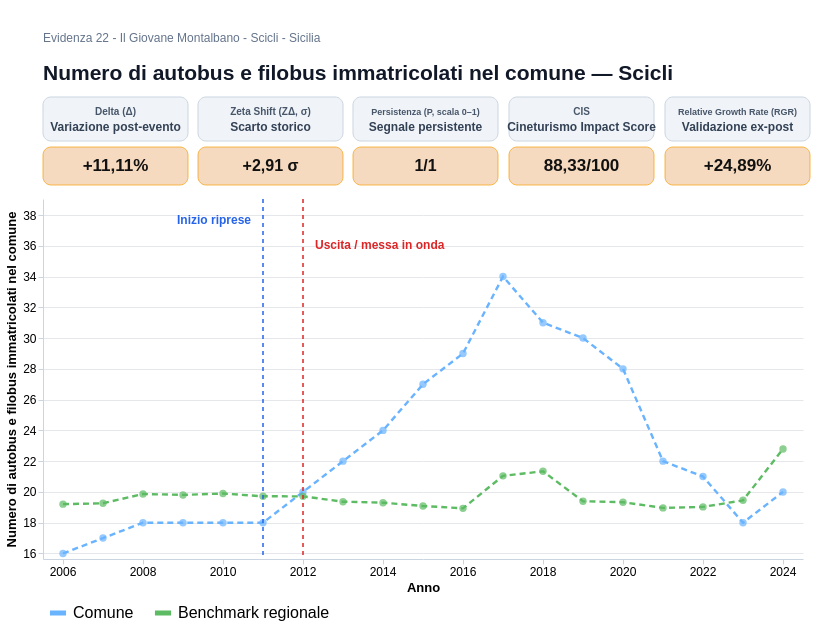

Specify this chart in Vega-Lite:
### Vega-Lite specification from a JSON file in a GitHub repository (floating-point values rounded to 4 significant figures)
{"$schema": "https://vega.github.io/schema/vega-lite/v5.json", "background": "white", "spacing": 12, "vconcat": [{"width": 760, "height": 58, "layer": [{"data": {"values": [{"x": 0, "y": 0, "text": "Numero di autobus e filobus immatricolati nel comune — Scicli"}]}, "mark": {"type": "text", "align": "left", "baseline": "top", "limit": 735, "fontSize": 21, "fontWeight": "bold", "color": "#111827"}, "encoding": {"x": {"field": "x", "type": "quantitative", "axis": null, "scale": {"domain": [0, 760]}}, "y": {"field": "y", "type": "quantitative", "axis": null, "scale": {"domain": [0, 58]}}, "text": {"field": "text"}}}, {"data": {"values": [{"x": 0, "y": 30, "text": "Evidenza 22 - Il Giovane Montalbano - Scicli - Sicilia"}]}, "mark": {"type": "text", "align": "left", "baseline": "top", "limit": 740, "fontSize": 12, "color": "#64748B"}, "encoding": {"x": {"field": "x", "type": "quantitative", "axis": null, "scale": {"domain": [0, 760]}}, "y": {"field": "y", "type": "quantitative", "axis": null, "scale": {"domain": [0, 58]}}, "text": {"field": "text"}}}]}, {"hconcat": [{"vconcat": [{"width": 145, "height": 44, "layer": [{"data": {"values": [{"tip": "Delta (Δ): variazione percentuale tra il valore comunale immediatamente precedente allo shock (T−1=2010) e la media osservata nel triennio di impatto T0→T+2 (2011→2013). Formula: (media post − T−1)/|T−1|."}]}, "mark": {"type": "rect", "cornerRadius": 8, "fill": "#F0F4F8", "stroke": "#CBD5E1", "strokeWidth": 1}, "encoding": {"x": {"value": 0}, "x2": {"value": 145}, "y": {"value": 0}, "y2": {"value": 44}, "tooltip": [{"field": "tip", "type": "nominal", "title": "Delta (Δ)"}]}}, {"data": {"values": [{"x": 72.5, "y": 14, "text": "Variazione post-evento"}]}, "mark": {"type": "text", "align": "center", "baseline": "middle", "fontSize": 12, "fontWeight": "bold", "color": "#334155"}, "encoding": {"x": {"field": "x", "type": "quantitative", "axis": null, "scale": {"domain": [0, 145]}}, "y": {"field": "y", "type": "quantitative", "axis": null, "scale": {"domain": [0, 44]}}, "text": {"field": "text"}}}, {"data": {"values": [{"x": 72.5, "y": 29, "text": "Delta (Δ)"}]}, "mark": {"type": "text", "align": "center", "baseline": "middle", "fontSize": 10, "fontWeight": "bold", "color": "#475569"}, "encoding": {"x": {"field": "x", "type": "quantitative", "axis": null, "scale": {"domain": [0, 145]}}, "y": {"field": "y", "type": "quantitative", "axis": null, "scale": {"domain": [0, 44]}}, "text": {"field": "text"}}}]}, {"width": 145, "height": 38, "layer": [{"data": {"values": [{"tip": "Delta (Δ): variazione percentuale tra il valore comunale immediatamente precedente allo shock (T−1=2010) e la media osservata nel triennio di impatto T0→T+2 (2011→2013). Formula: (media post − T−1)/|T−1|."}]}, "mark": {"type": "rect", "cornerRadius": 8, "fill": "#F6D6B8", "stroke": "#F59E0B", "strokeWidth": 0.8, "opacity": 0.9}, "encoding": {"x": {"value": 0}, "x2": {"value": 145}, "y": {"value": 0}, "y2": {"value": 38}, "tooltip": [{"field": "tip", "type": "nominal", "title": "Delta (Δ)"}]}}, {"data": {"values": [{"x": 72.5, "y": 19, "text": "+11,11%"}]}, "mark": {"type": "text", "align": "center", "baseline": "middle", "fontSize": 17, "fontWeight": "bold", "color": "#111111"}, "encoding": {"x": {"field": "x", "type": "quantitative", "axis": null, "scale": {"domain": [0, 145]}}, "y": {"field": "y", "type": "quantitative", "axis": null, "scale": {"domain": [0, 38]}}, "text": {"field": "text"}}}]}], "spacing": 4}, {"vconcat": [{"width": 145, "height": 44, "layer": [{"data": {"values": [{"tip": "Zeta Shift (ZΔ): Z-Score dello scostamento tra la media di impatto T0→T+2 e la baseline storica 2006→2010 (n=5). È espresso in σ e misura l'eccezionalità statistica dello shock locale rispetto alla variabilità pre-evento."}]}, "mark": {"type": "rect", "cornerRadius": 8, "fill": "#F0F4F8", "stroke": "#CBD5E1", "strokeWidth": 1}, "encoding": {"x": {"value": 0}, "x2": {"value": 145}, "y": {"value": 0}, "y2": {"value": 44}, "tooltip": [{"field": "tip", "type": "nominal", "title": "Zeta Shift (ZΔ)"}]}}, {"data": {"values": [{"x": 72.5, "y": 14, "text": "Scarto storico"}]}, "mark": {"type": "text", "align": "center", "baseline": "middle", "fontSize": 12, "fontWeight": "bold", "color": "#334155"}, "encoding": {"x": {"field": "x", "type": "quantitative", "axis": null, "scale": {"domain": [0, 145]}}, "y": {"field": "y", "type": "quantitative", "axis": null, "scale": {"domain": [0, 44]}}, "text": {"field": "text"}}}, {"data": {"values": [{"x": 72.5, "y": 29, "text": "Zeta Shift (ZΔ, σ)"}]}, "mark": {"type": "text", "align": "center", "baseline": "middle", "fontSize": 10, "fontWeight": "bold", "color": "#475569"}, "encoding": {"x": {"field": "x", "type": "quantitative", "axis": null, "scale": {"domain": [0, 145]}}, "y": {"field": "y", "type": "quantitative", "axis": null, "scale": {"domain": [0, 44]}}, "text": {"field": "text"}}}]}, {"width": 145, "height": 38, "layer": [{"data": {"values": [{"tip": "Zeta Shift (ZΔ): Z-Score dello scostamento tra la media di impatto T0→T+2 e la baseline storica 2006→2010 (n=5). È espresso in σ e misura l'eccezionalità statistica dello shock locale rispetto alla variabilità pre-evento."}]}, "mark": {"type": "rect", "cornerRadius": 8, "fill": "#F6D6B8", "stroke": "#F59E0B", "strokeWidth": 0.8, "opacity": 0.9}, "encoding": {"x": {"value": 0}, "x2": {"value": 145}, "y": {"value": 0}, "y2": {"value": 38}, "tooltip": [{"field": "tip", "type": "nominal", "title": "Zeta Shift (ZΔ)"}]}}, {"data": {"values": [{"x": 72.5, "y": 19, "text": "+2,91 σ"}]}, "mark": {"type": "text", "align": "center", "baseline": "middle", "fontSize": 16, "fontWeight": "bold", "color": "#111111"}, "encoding": {"x": {"field": "x", "type": "quantitative", "axis": null, "scale": {"domain": [0, 145]}}, "y": {"field": "y", "type": "quantitative", "axis": null, "scale": {"domain": [0, 38]}}, "text": {"field": "text"}}}]}], "spacing": 4}, {"vconcat": [{"width": 145, "height": 44, "layer": [{"data": {"values": [{"tip": "Persistenza (P): quota dei tre anni T0→T+2 in cui il valore comunale resta superiore alla media della baseline storica T_min→T−1. Scala 0–1: 1 indica tenuta positiva in tutti e tre gli anni."}]}, "mark": {"type": "rect", "cornerRadius": 8, "fill": "#F0F4F8", "stroke": "#CBD5E1", "strokeWidth": 1}, "encoding": {"x": {"value": 0}, "x2": {"value": 145}, "y": {"value": 0}, "y2": {"value": 44}, "tooltip": [{"field": "tip", "type": "nominal", "title": "Persistenza (P)"}]}}, {"data": {"values": [{"x": 72.5, "y": 14, "text": "Segnale persistente"}]}, "mark": {"type": "text", "align": "center", "baseline": "middle", "fontSize": 12, "fontWeight": "bold", "color": "#334155"}, "encoding": {"x": {"field": "x", "type": "quantitative", "axis": null, "scale": {"domain": [0, 145]}}, "y": {"field": "y", "type": "quantitative", "axis": null, "scale": {"domain": [0, 44]}}, "text": {"field": "text"}}}, {"data": {"values": [{"x": 72.5, "y": 29, "text": "Persistenza (P, scala 0–1)"}]}, "mark": {"type": "text", "align": "center", "baseline": "middle", "fontSize": 9, "fontWeight": "bold", "color": "#475569"}, "encoding": {"x": {"field": "x", "type": "quantitative", "axis": null, "scale": {"domain": [0, 145]}}, "y": {"field": "y", "type": "quantitative", "axis": null, "scale": {"domain": [0, 44]}}, "text": {"field": "text"}}}]}, {"width": 145, "height": 38, "layer": [{"data": {"values": [{"tip": "Persistenza (P): quota dei tre anni T0→T+2 in cui il valore comunale resta superiore alla media della baseline storica T_min→T−1. Scala 0–1: 1 indica tenuta positiva in tutti e tre gli anni."}]}, "mark": {"type": "rect", "cornerRadius": 8, "fill": "#F6D6B8", "stroke": "#F59E0B", "strokeWidth": 0.8, "opacity": 0.9}, "encoding": {"x": {"value": 0}, "x2": {"value": 145}, "y": {"value": 0}, "y2": {"value": 38}, "tooltip": [{"field": "tip", "type": "nominal", "title": "Persistenza (P)"}]}}, {"data": {"values": [{"x": 72.5, "y": 19, "text": "1/1"}]}, "mark": {"type": "text", "align": "center", "baseline": "middle", "fontSize": 16, "fontWeight": "bold", "color": "#111111"}, "encoding": {"x": {"field": "x", "type": "quantitative", "axis": null, "scale": {"domain": [0, 145]}}, "y": {"field": "y", "type": "quantitative", "axis": null, "scale": {"domain": [0, 38]}}, "text": {"field": "text"}}}]}], "spacing": 4}, {"vconcat": [{"width": 145, "height": 44, "layer": [{"data": {"values": [{"tip": "CIS: indice composito endogeno su scala 0–100. Combina le componenti normalizzate di Delta, Zeta Shift e Persistenza con pesi standard pari al 45%, 35% e 20%. Il cap teorico è 100/100."}]}, "mark": {"type": "rect", "cornerRadius": 8, "fill": "#F0F4F8", "stroke": "#CBD5E1", "strokeWidth": 1}, "encoding": {"x": {"value": 0}, "x2": {"value": 145}, "y": {"value": 0}, "y2": {"value": 44}, "tooltip": [{"field": "tip", "type": "nominal", "title": "CIS"}]}}, {"data": {"values": [{"x": 72.5, "y": 14, "text": "Cineturismo Impact Score"}]}, "mark": {"type": "text", "align": "center", "baseline": "middle", "fontSize": 12, "fontWeight": "bold", "color": "#334155"}, "encoding": {"x": {"field": "x", "type": "quantitative", "axis": null, "scale": {"domain": [0, 145]}}, "y": {"field": "y", "type": "quantitative", "axis": null, "scale": {"domain": [0, 44]}}, "text": {"field": "text"}}}, {"data": {"values": [{"x": 72.5, "y": 29, "text": "CIS"}]}, "mark": {"type": "text", "align": "center", "baseline": "middle", "fontSize": 10, "fontWeight": "bold", "color": "#475569"}, "encoding": {"x": {"field": "x", "type": "quantitative", "axis": null, "scale": {"domain": [0, 145]}}, "y": {"field": "y", "type": "quantitative", "axis": null, "scale": {"domain": [0, 44]}}, "text": {"field": "text"}}}]}, {"width": 145, "height": 38, "layer": [{"data": {"values": [{"tip": "CIS: indice composito endogeno su scala 0–100. Combina le componenti normalizzate di Delta, Zeta Shift e Persistenza con pesi standard pari al 45%, 35% e 20%. Il cap teorico è 100/100."}]}, "mark": {"type": "rect", "cornerRadius": 8, "fill": "#F6D6B8", "stroke": "#F59E0B", "strokeWidth": 0.8, "opacity": 0.9}, "encoding": {"x": {"value": 0}, "x2": {"value": 145}, "y": {"value": 0}, "y2": {"value": 38}, "tooltip": [{"field": "tip", "type": "nominal", "title": "CIS"}]}}, {"data": {"values": [{"x": 72.5, "y": 19, "text": "88,33/100"}]}, "mark": {"type": "text", "align": "center", "baseline": "middle", "fontSize": 17, "fontWeight": "bold", "color": "#111111"}, "encoding": {"x": {"field": "x", "type": "quantitative", "axis": null, "scale": {"domain": [0, 145]}}, "y": {"field": "y", "type": "quantitative", "axis": null, "scale": {"domain": [0, 38]}}, "text": {"field": "text"}}}]}], "spacing": 4}, {"vconcat": [{"width": 145, "height": 44, "layer": [{"data": {"values": [{"tip": "Relative Growth Rate (RGR): KPI esogeno di validazione. Confronta la crescita del Comune con quella del benchmark regionale nella finestra standard T−1→T+2 (2010→2013), isolando il segnale locale dai macro-trend territoriali."}]}, "mark": {"type": "rect", "cornerRadius": 8, "fill": "#F0F4F8", "stroke": "#CBD5E1", "strokeWidth": 1}, "encoding": {"x": {"value": 0}, "x2": {"value": 145}, "y": {"value": 0}, "y2": {"value": 44}, "tooltip": [{"field": "tip", "type": "nominal", "title": "Relative Growth Rate (RGR)"}]}}, {"data": {"values": [{"x": 72.5, "y": 14, "text": "Validazione ex-post"}]}, "mark": {"type": "text", "align": "center", "baseline": "middle", "fontSize": 12, "fontWeight": "bold", "color": "#334155"}, "encoding": {"x": {"field": "x", "type": "quantitative", "axis": null, "scale": {"domain": [0, 145]}}, "y": {"field": "y", "type": "quantitative", "axis": null, "scale": {"domain": [0, 44]}}, "text": {"field": "text"}}}, {"data": {"values": [{"x": 72.5, "y": 29, "text": "Relative Growth Rate (RGR)"}]}, "mark": {"type": "text", "align": "center", "baseline": "middle", "fontSize": 9, "fontWeight": "bold", "color": "#475569"}, "encoding": {"x": {"field": "x", "type": "quantitative", "axis": null, "scale": {"domain": [0, 145]}}, "y": {"field": "y", "type": "quantitative", "axis": null, "scale": {"domain": [0, 44]}}, "text": {"field": "text"}}}]}, {"width": 145, "height": 38, "layer": [{"data": {"values": [{"tip": "Relative Growth Rate (RGR): KPI esogeno di validazione. Confronta la crescita del Comune con quella del benchmark regionale nella finestra standard T−1→T+2 (2010→2013), isolando il segnale locale dai macro-trend territoriali."}]}, "mark": {"type": "rect", "cornerRadius": 8, "fill": "#F6D6B8", "stroke": "#F59E0B", "strokeWidth": 0.8, "opacity": 0.9}, "encoding": {"x": {"value": 0}, "x2": {"value": 145}, "y": {"value": 0}, "y2": {"value": 38}, "tooltip": [{"field": "tip", "type": "nominal", "title": "Relative Growth Rate (RGR)"}]}}, {"data": {"values": [{"x": 72.5, "y": 19, "text": "+24,89%"}]}, "mark": {"type": "text", "align": "center", "baseline": "middle", "fontSize": 17, "fontWeight": "bold", "color": "#111111"}, "encoding": {"x": {"field": "x", "type": "quantitative", "axis": null, "scale": {"domain": [0, 145]}}, "y": {"field": "y", "type": "quantitative", "axis": null, "scale": {"domain": [0, 38]}}, "text": {"field": "text"}}}]}], "spacing": 4}], "spacing": 8}, {"width": 760, "height": 360, "layer": [{"data": {"values": [{"Anno": 2006, "Serie": "Comune", "Valore": 16, "Interpolato": "NO"}, {"Anno": 2006, "Serie": "Benchmark regionale", "Valore": 19.21, "Interpolato": "NO"}, {"Anno": 2007, "Serie": "Comune", "Valore": 17, "Interpolato": "NO"}, {"Anno": 2007, "Serie": "Benchmark regionale", "Valore": 19.26, "Interpolato": "NO"}, {"Anno": 2008, "Serie": "Comune", "Valore": 18, "Interpolato": "NO"}, {"Anno": 2008, "Serie": "Benchmark regionale", "Valore": 19.87, "Interpolato": "NO"}, {"Anno": 2009, "Serie": "Comune", "Valore": 18, "Interpolato": "NO"}, {"Anno": 2009, "Serie": "Benchmark regionale", "Valore": 19.81, "Interpolato": "NO"}, {"Anno": 2010, "Serie": "Comune", "Valore": 18, "Interpolato": "NO"}, {"Anno": 2010, "Serie": "Benchmark regionale", "Valore": 19.89, "Interpolato": "NO"}, {"Anno": 2011, "Serie": "Comune", "Valore": 18, "Interpolato": "NO"}, {"Anno": 2011, "Serie": "Benchmark regionale", "Valore": 19.72, "Interpolato": "NO"}, {"Anno": 2012, "Serie": "Comune", "Valore": 20, "Interpolato": "NO"}, {"Anno": 2012, "Serie": "Benchmark regionale", "Valore": 19.71, "Interpolato": "NO"}, {"Anno": 2013, "Serie": "Comune", "Valore": 22, "Interpolato": "NO"}, {"Anno": 2013, "Serie": "Benchmark regionale", "Valore": 19.36, "Interpolato": "NO"}, {"Anno": 2014, "Serie": "Comune", "Valore": 24, "Interpolato": "NO"}, {"Anno": 2014, "Serie": "Benchmark regionale", "Valore": 19.3, "Interpolato": "NO"}, {"Anno": 2015, "Serie": "Comune", "Valore": 27, "Interpolato": "NO"}, {"Anno": 2015, "Serie": "Benchmark regionale", "Valore": 19.09, "Interpolato": "NO"}, {"Anno": 2016, "Serie": "Comune", "Valore": 29, "Interpolato": "NO"}, {"Anno": 2016, "Serie": "Benchmark regionale", "Valore": 18.93, "Interpolato": "NO"}, {"Anno": 2017, "Serie": "Comune", "Valore": 34, "Interpolato": "NO"}, {"Anno": 2017, "Serie": "Benchmark regionale", "Valore": 21.05, "Interpolato": "NO"}, {"Anno": 2018, "Serie": "Comune", "Valore": 31, "Interpolato": "NO"}, {"Anno": 2018, "Serie": "Benchmark regionale", "Valore": 21.34, "Interpolato": "NO"}, {"Anno": 2019, "Serie": "Comune", "Valore": 30, "Interpolato": "NO"}, {"Anno": 2019, "Serie": "Benchmark regionale", "Valore": 19.39, "Interpolato": "NO"}, {"Anno": 2020, "Serie": "Comune", "Valore": 28, "Interpolato": "NO"}, {"Anno": 2020, "Serie": "Benchmark regionale", "Valore": 19.33, "Interpolato": "NO"}, {"Anno": 2021, "Serie": "Comune", "Valore": 22, "Interpolato": "NO"}, {"Anno": 2021, "Serie": "Benchmark regionale", "Valore": 18.96, "Interpolato": "NO"}, {"Anno": 2022, "Serie": "Comune", "Valore": 21, "Interpolato": "NO"}, {"Anno": 2022, "Serie": "Benchmark regionale", "Valore": 19.03, "Interpolato": "NO"}, {"Anno": 2023, "Serie": "Comune", "Valore": 18, "Interpolato": "NO"}, {"Anno": 2023, "Serie": "Benchmark regionale", "Valore": 19.45, "Interpolato": "NO"}, {"Anno": 2024, "Serie": "Comune", "Valore": 20, "Interpolato": "NO"}, {"Anno": 2024, "Serie": "Benchmark regionale", "Valore": 22.79, "Interpolato": "NO"}]}, "mark": {"type": "line", "strokeWidth": 2.4, "strokeDash": [6, 4]}, "encoding": {"x": {"field": "Anno", "type": "ordinal", "sort": [2006, 2007, 2008, 2009, 2010, 2011, 2012, 2013, 2014, 2015, 2016, 2017, 2018, 2019, 2020, 2021, 2022, 2023, 2024], "axis": {"title": "Anno", "values": [2006, 2008, 2010, 2012, 2014, 2016, 2018, 2020, 2022, 2024], "labelAngle": 0, "labelFontSize": 12, "titleFontSize": 13}}, "y": {"field": "Valore", "type": "quantitative", "scale": {"domain": [15.64, 39.04]}, "axis": {"title": "Numero di autobus e filobus immatricolati nel comune", "labelFontSize": 12, "titleFontSize": 13, "format": ",.0f"}}, "color": {"field": "Serie", "type": "nominal", "scale": {"domain": ["Comune", "Benchmark regionale"], "range": ["#69B3FF", "#5DBB63"]}, "legend": {"orient": "bottom", "title": null, "labelFontSize": 16, "symbolSize": 260, "direction": "horizontal", "columns": 2, "symbolStrokeWidth": 5, "offset": 4, "padding": 4, "labelLimit": 320}}, "detail": {"field": "Serie"}}}, {"data": {"values": [{"Anno": 2006, "Serie": "Comune", "Valore": 16, "Interpolato": "NO"}, {"Anno": 2006, "Serie": "Benchmark regionale", "Valore": 19.21, "Interpolato": "NO"}, {"Anno": 2007, "Serie": "Comune", "Valore": 17, "Interpolato": "NO"}, {"Anno": 2007, "Serie": "Benchmark regionale", "Valore": 19.26, "Interpolato": "NO"}, {"Anno": 2008, "Serie": "Comune", "Valore": 18, "Interpolato": "NO"}, {"Anno": 2008, "Serie": "Benchmark regionale", "Valore": 19.87, "Interpolato": "NO"}, {"Anno": 2009, "Serie": "Comune", "Valore": 18, "Interpolato": "NO"}, {"Anno": 2009, "Serie": "Benchmark regionale", "Valore": 19.81, "Interpolato": "NO"}, {"Anno": 2010, "Serie": "Comune", "Valore": 18, "Interpolato": "NO"}, {"Anno": 2010, "Serie": "Benchmark regionale", "Valore": 19.89, "Interpolato": "NO"}, {"Anno": 2011, "Serie": "Comune", "Valore": 18, "Interpolato": "NO"}, {"Anno": 2011, "Serie": "Benchmark regionale", "Valore": 19.72, "Interpolato": "NO"}, {"Anno": 2012, "Serie": "Comune", "Valore": 20, "Interpolato": "NO"}, {"Anno": 2012, "Serie": "Benchmark regionale", "Valore": 19.71, "Interpolato": "NO"}, {"Anno": 2013, "Serie": "Comune", "Valore": 22, "Interpolato": "NO"}, {"Anno": 2013, "Serie": "Benchmark regionale", "Valore": 19.36, "Interpolato": "NO"}, {"Anno": 2014, "Serie": "Comune", "Valore": 24, "Interpolato": "NO"}, {"Anno": 2014, "Serie": "Benchmark regionale", "Valore": 19.3, "Interpolato": "NO"}, {"Anno": 2015, "Serie": "Comune", "Valore": 27, "Interpolato": "NO"}, {"Anno": 2015, "Serie": "Benchmark regionale", "Valore": 19.09, "Interpolato": "NO"}, {"Anno": 2016, "Serie": "Comune", "Valore": 29, "Interpolato": "NO"}, {"Anno": 2016, "Serie": "Benchmark regionale", "Valore": 18.93, "Interpolato": "NO"}, {"Anno": 2017, "Serie": "Comune", "Valore": 34, "Interpolato": "NO"}, {"Anno": 2017, "Serie": "Benchmark regionale", "Valore": 21.05, "Interpolato": "NO"}, {"Anno": 2018, "Serie": "Comune", "Valore": 31, "Interpolato": "NO"}, {"Anno": 2018, "Serie": "Benchmark regionale", "Valore": 21.34, "Interpolato": "NO"}, {"Anno": 2019, "Serie": "Comune", "Valore": 30, "Interpolato": "NO"}, {"Anno": 2019, "Serie": "Benchmark regionale", "Valore": 19.39, "Interpolato": "NO"}, {"Anno": 2020, "Serie": "Comune", "Valore": 28, "Interpolato": "NO"}, {"Anno": 2020, "Serie": "Benchmark regionale", "Valore": 19.33, "Interpolato": "NO"}, {"Anno": 2021, "Serie": "Comune", "Valore": 22, "Interpolato": "NO"}, {"Anno": 2021, "Serie": "Benchmark regionale", "Valore": 18.96, "Interpolato": "NO"}, {"Anno": 2022, "Serie": "Comune", "Valore": 21, "Interpolato": "NO"}, {"Anno": 2022, "Serie": "Benchmark regionale", "Valore": 19.03, "Interpolato": "NO"}, {"Anno": 2023, "Serie": "Comune", "Valore": 18, "Interpolato": "NO"}, {"Anno": 2023, "Serie": "Benchmark regionale", "Valore": 19.45, "Interpolato": "NO"}, {"Anno": 2024, "Serie": "Comune", "Valore": 20, "Interpolato": "NO"}, {"Anno": 2024, "Serie": "Benchmark regionale", "Valore": 22.79, "Interpolato": "NO"}]}, "transform": [{"filter": "datum.Valore != null"}], "mark": {"type": "point", "filled": true, "size": 55}, "encoding": {"x": {"field": "Anno", "type": "ordinal", "sort": [2006, 2007, 2008, 2009, 2010, 2011, 2012, 2013, 2014, 2015, 2016, 2017, 2018, 2019, 2020, 2021, 2022, 2023, 2024]}, "y": {"field": "Valore", "type": "quantitative", "scale": {"domain": [15.64, 39.04]}}, "color": {"condition": {"test": "datum.Interpolato === 'SI'", "value": "#D1D5DB"}, "field": "Serie", "type": "nominal", "scale": {"domain": ["Comune", "Benchmark regionale"], "range": ["#69B3FF", "#5DBB63"]}, "legend": null}, "tooltip": [{"field": "Serie", "type": "nominal", "title": "Serie"}, {"field": "Anno", "type": "ordinal", "title": "Anno"}, {"field": "Valore", "type": "quantitative", "title": "Valore", "format": ",.0f"}, {"field": "Interpolato", "type": "nominal", "title": "Interpolato"}]}}, {"data": {"values": [{"Anno": 2011}]}, "mark": {"type": "rule", "stroke": "#2563EB", "strokeDash": [4, 4], "strokeWidth": 1.5}, "encoding": {"x": {"field": "Anno", "type": "ordinal", "sort": [2006, 2007, 2008, 2009, 2010, 2011, 2012, 2013, 2014, 2015, 2016, 2017, 2018, 2019, 2020, 2021, 2022, 2023, 2024]}}}, {"data": {"values": [{"Anno": 2011, "Val": 37.69, "Lab": "Inizio riprese"}]}, "mark": {"type": "text", "angle": 0, "baseline": "middle", "align": "right", "dx": -12, "dy": 0, "fontSize": 12, "fontWeight": "bold", "color": "#2563EB"}, "encoding": {"x": {"field": "Anno", "type": "ordinal", "sort": [2006, 2007, 2008, 2009, 2010, 2011, 2012, 2013, 2014, 2015, 2016, 2017, 2018, 2019, 2020, 2021, 2022, 2023, 2024]}, "y": {"field": "Val", "type": "quantitative", "scale": {"domain": [15.64, 39.04]}}, "text": {"field": "Lab"}}}, {"data": {"values": [{"Anno": 2012}]}, "mark": {"type": "rule", "stroke": "#DC2626", "strokeDash": [4, 4], "strokeWidth": 1.5}, "encoding": {"x": {"field": "Anno", "type": "ordinal", "sort": [2006, 2007, 2008, 2009, 2010, 2011, 2012, 2013, 2014, 2015, 2016, 2017, 2018, 2019, 2020, 2021, 2022, 2023, 2024]}}}, {"data": {"values": [{"Anno": 2012, "Val": 36.07, "Lab": "Uscita / messa in onda"}]}, "mark": {"type": "text", "angle": 0, "baseline": "middle", "align": "left", "dx": 12, "dy": 0, "fontSize": 12, "fontWeight": "bold", "color": "#DC2626"}, "encoding": {"x": {"field": "Anno", "type": "ordinal", "sort": [2006, 2007, 2008, 2009, 2010, 2011, 2012, 2013, 2014, 2015, 2016, 2017, 2018, 2019, 2020, 2021, 2022, 2023, 2024]}, "y": {"field": "Val", "type": "quantitative", "scale": {"domain": [15.64, 39.04]}}, "text": {"field": "Lab"}}}], "resolve": {"scale": {"color": "shared"}}}], "config": {"view": {"stroke": null}, "axis": {"gridColor": "#E5E7EB", "tickColor": "#CBD5E1", "domainColor": "#CBD5E1"}}}
